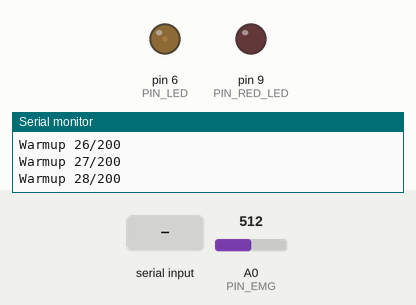
Recording of a sketch running on a simulated Arduino Uno, built with avr-gcc and run on an emulated ATmega328P. On the bench: output pins drawn as LEDs (lit = HIGH), the last lines printed to the serial monitor. The test bench sets the inputs (shaded band); at power-on: A0 (PIN_EMG) = 512.

Above: at 0.61 s.
1.3 s: "s\n" received over Serial
At 4.26 s:
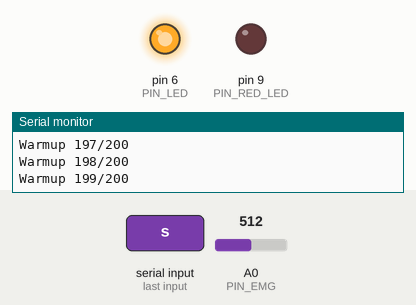
6.5 s: byte 113 ('q') received over Serial
At 7.0 s:
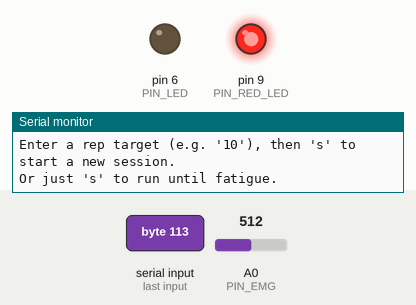
8.0 s: byte 81 ('Q') received over Serial
Timing chart, 0 to 11.0 s (numbered marks = the images above; inputs shaded):
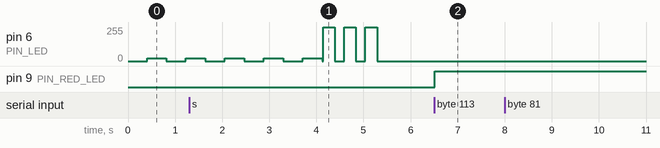

Measured:
- after the input at 6.5 s, pin 9 (PIN_RED_LED): LOW → HIGH at once

The sketch:

reSync_v4_zscore.ino
```cpp
// ─────────────────────────────────────────────
//  ReSync V4 — Z-Score Statistical Detection
//  Hardware: Arduino Uno + MyoWare 2.0 + single LED
//
//  PREDICTION METHOD: Online z-score with
//  Welford's algorithm for running mean + variance.
//
//  Instead of a fixed calibration peak, this version
//  continuously models the baseline signal distribution
//  (mean μ and standard deviation σ). Activation is
//  detected when the signal is Z_THRESH standard
//  deviations above the current baseline.
//
//  Key advantage: no calibration flex needed.
//  The baseline auto-builds during rest and FREEZES
//  during activation, so muscle fatigue, electrode
//  drift, and movement artifacts don't corrupt it.
//
//  INTENDED EXPERIENCE: user gets immediate feedback
//  from the moment they put the device on, and the
//  device remains reliable across a full 30-min session
//  without any manual recalibration.
// ─────────────────────────────────────────────

// ── Pins ──────────────────────────────────────
const int PIN_EMG     = A0;
const int PIN_LED     = 6;
const int PIN_RED_LED = 9;

// ── Z-score parameters ────────────────────────
const float Z_THRESH       = 2.5;   // activation threshold in std devs
const float Z_DEACT_THRESH = 1.2;   // hysteresis: deactivate below this z
const int   WARMUP_SAMPLES = 200;   // collect 200 rest samples before enabling (~4s)

// ── Welford online mean/variance ──────────────
// Uses integer-scaled math to avoid float overflow
// mean and M2 stored as floats (Uno handles it fine)
long    wCount = 0;
float   wMean  = 0.0;
float   wM2    = 0.0;

// ── Smoothing ─────────────────────────────────
const int SMOOTH_N = 8;
int       readings[SMOOTH_N];
int       readIdx  = 0;
long      total    = 0;

// ── Fatigue detection ─────────────────────────
const int   FATIGUE_BASELINE_REPS = 3;    // reps used to establish baseline effort
const float FATIGUE_RATIO         = 1.4;  // 40% above baseline peak z = fatigued
const int   MAX_REPS              = 20;

float repPeakZ[MAX_REPS];   // peak z-score recorded for each rep
float peakZThisRep = 0.0;   // running peak z during current activation

// ── Session control ───────────────────────────
enum State { WARMUP_STATE, WAIT_STATE, RUNNING_STATE };
State state      = WARMUP_STATE;
int   targetReps = 0;   // 0 = no limit, run until fatigue

// ── State ─────────────────────────────────────
bool  active     = false;
bool  prevActive = false;
bool  fatigued   = false;
int   repCount   = 0;

// ── LED pulse during warmup ───────────────────
unsigned long lastWarmupBlink = 0;


// ═════════════════════════════════════════════
//  SETUP
// ═════════════════════════════════════════════
void setup() {
  Serial.begin(9600);
  pinMode(PIN_LED, OUTPUT);
  digitalWrite(PIN_LED, LOW);
  pinMode(PIN_RED_LED, OUTPUT);
  digitalWrite(PIN_RED_LED, LOW);

  for (int i = 0; i < SMOOTH_N; i++) readings[i] = 0;

  Serial.println("=== ReSync V4 — Z-Score Detection ===");
  Serial.println("Rest your muscle — building baseline...");
}


// ═════════════════════════════════════════════
//  WELFORD UPDATE
//  Called only when NOT active — baseline must
//  reflect resting signal, not activated signal.
// ═════════════════════════════════════════════
void welfordUpdate(float x) {
  wCount++;
  float delta  = x - wMean;
  wMean       += delta / (float)wCount;
  float delta2 = x - wMean;
  wM2         += delta * delta2;
}

float welfordStdDev() {
  if (wCount < 2) return 1.0;       // guard against divide-by-zero
  float variance = wM2 / (float)(wCount - 1);
  // Integer square root approximation — avoids <math.h> sqrt float issues
  // Use a simple Newton's method iteration
  if (variance <= 0) return 1.0;
  float s = variance;
  for (int i = 0; i < 8; i++) s = 0.5f * (s + variance / s);
  return s;
}

float computeZ(float x) {
  float sigma = welfordStdDev();
  if (sigma < 0.5) sigma = 0.5;     // floor — prevents extreme z on silent signal
  return (x - wMean) / sigma;
}


// ═════════════════════════════════════════════
//  END SESSION — reset and return to WAIT_STATE
// ═════════════════════════════════════════════
void endSession(const char* msg) {
  digitalWrite(PIN_RED_LED, HIGH);
  setLED(0);
  Serial.println(msg);
  Serial.println();

  // Reset session variables; Welford baseline is preserved
  repCount     = 0;
  peakZThisRep = 0.0;
  fatigued     = false;
  active       = false;
  prevActive   = false;
  targetReps   = 0;
  for (int i = 0; i < MAX_REPS; i++) repPeakZ[i] = 0.0;

  state = WAIT_STATE;
  Serial.println("Enter a rep target (e.g. '10'), then 's' to start a new session.");
  Serial.println("Or just 's' to run until fatigue.");
}


// ═════════════════════════════════════════════
//  MAIN LOOP
// ═════════════════════════════════════════════
void loop() {
  int raw      = analogRead(PIN_EMG);
  int smoothed = smooth(raw);

  // ── WARMUP: build resting baseline ──────────
  if (state == WARMUP_STATE) {
    welfordUpdate((float)smoothed);

    if (millis() - lastWarmupBlink > 400) {
      static bool warmLED = false;
      warmLED = !warmLED;
      setLED(warmLED ? 20 : 0);
      lastWarmupBlink = millis();
    }

    if (wCount >= WARMUP_SAMPLES) {
      setLED(0);
      blinkLED(255, 3);
      delay(500);
      state = WAIT_STATE;
      Serial.print("Baseline ready — mean=");
      Serial.print(wMean);
      Serial.print(" sigma=");
      Serial.println(welfordStdDev());
      Serial.println();
      Serial.println("Enter a rep target (e.g. '10'), then 's' to start.");
      Serial.println("Or just 's' to run until fatigue.");
      Serial.println("Type 'q' during a session to end early.");
    } else {
      Serial.print("Warmup "); Serial.print(wCount);
      Serial.print("/");       Serial.println(WARMUP_SAMPLES);
    }
    delay(20);
    return;
  }

  // ── WAIT: prompt for rep target, wait for 's' ─
  if (state == WAIT_STATE) {
    if (Serial.available()) {
      String input = Serial.readStringUntil('\n');
      input.trim();
      if (input.equalsIgnoreCase("s")) {
        state = RUNNING_STATE;
        digitalWrite(PIN_RED_LED, LOW);
        Serial.print("Starting! ");
        if (targetReps > 0) {
          Serial.print("Target: "); Serial.print(targetReps); Serial.println(" reps.");
        } else {
          Serial.println("No rep limit — stops on fatigue.");
        }
      } else {
        int n = input.toInt();
        if (n > 0) {
          targetReps = n;
          Serial.print("Rep target set to "); Serial.print(targetReps);
          Serial.println(". Type 's' to start.");
        } else {
          Serial.println("Enter a number for reps, or 's' to start.");
        }
      }
    }
    return;
  }

  // ── RUNNING ──────────────────────────────────

  // Check for early quit
  if (Serial.available()) {
    char c = (char)Serial.read();
    if (c == 'q' || c == 'Q') {
      endSession("Session ended early.");
      return;
    }
  }

  float z = computeZ((float)smoothed);

  if (!active && z > Z_THRESH)       active = true;
  if ( active && z < Z_DEACT_THRESH) active = false;

  // Track peak z during each activation
  if (active && z > peakZThisRep) peakZThisRep = z;

  // Rising edge: count rep, check target-rep stop condition
  if (active && !prevActive) {
    if (repCount < MAX_REPS) repCount++;
    Serial.print("Rep: "); Serial.println(repCount);
    if (targetReps > 0 && repCount >= targetReps) {
      endSession("*** TARGET REPS REACHED — well done! ***");
      prevActive = active;
      return;
    }
  }

  // Falling edge: store peak z, check fatigue stop condition
  if (!active && prevActive) {
    int idx = repCount - 1;
    if (idx >= 0 && idx < MAX_REPS) repPeakZ[idx] = peakZThisRep;
    peakZThisRep = 0.0;

    if (!fatigued && repCount > FATIGUE_BASELINE_REPS) {
      float baselineAvg = 0.0;
      for (int i = 0; i < FATIGUE_BASELINE_REPS; i++) baselineAvg += repPeakZ[i];
      baselineAvg /= FATIGUE_BASELINE_REPS;

      Serial.print("peakZ="); Serial.print(repPeakZ[idx], 2);
      Serial.print(" baseline="); Serial.println(baselineAvg, 2);

      if (repPeakZ[idx] > baselineAvg * FATIGUE_RATIO) {
        endSession("*** FATIGUE DETECTED — rest now ***");
        prevActive = active;
        return;
      }
    }
  }

  prevActive = active;

  // Only update baseline during rest
  if (!active) welfordUpdate((float)smoothed);

  // ── LED actuation ───────────────────────────
  if (active) {
    float zClamped = z < Z_THRESH ? Z_THRESH : (z > 7.0 ? 7.0 : z);
    int brightness = (int)map((long)(zClamped * 100),
                               (long)(Z_THRESH * 100), 700,
                               80, 255);
    setLED(constrain(brightness, 80, 255));
  } else {
    setLED(0);
  }

  Serial.print("raw=");  Serial.print(raw);
  Serial.print(" sm=");  Serial.print(smoothed);
  Serial.print(" μ=");   Serial.print(wMean, 1);
  Serial.print(" σ=");   Serial.print(welfordStdDev(), 1);
  Serial.print(" z=");   Serial.print(z, 2);
  Serial.print(" act="); Serial.println(active ? "YES" : "no");

  delay(20);
}


// ── Helpers ───────────────────────────────────
int smooth(int v) {
  total -= readings[readIdx];
  readings[readIdx] = v;
  total += v;
  readIdx = (readIdx + 1) % SMOOTH_N;
  return (int)(total / SMOOTH_N);
}

void setLED(int b)               { analogWrite(PIN_LED, b); }
void blinkLED(int b, int times)  {
  for (int i = 0; i < times; i++) { setLED(b); delay(250); setLED(0); delay(200); }
}
```
